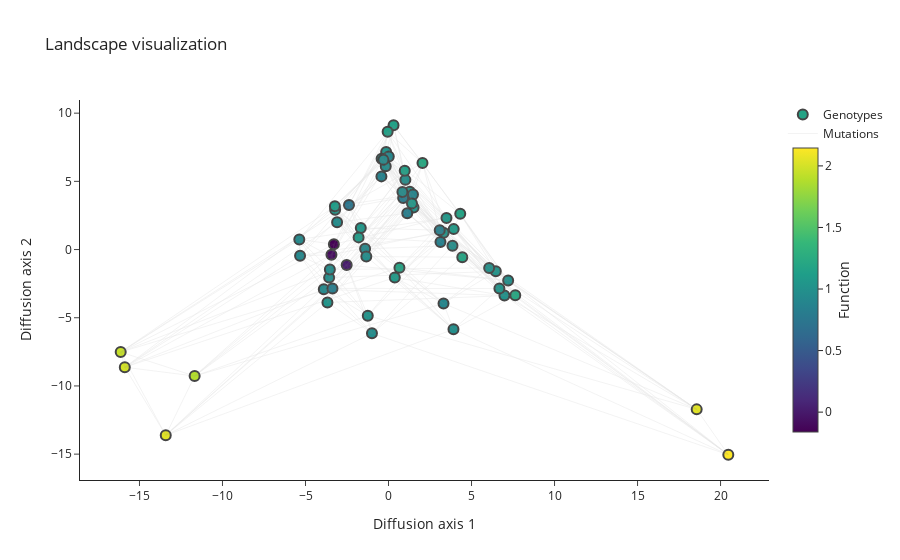

Write notebook code for a chart like this one.
### Markdown cell above
We find only subtle variation in the visualization when compared to modification of the echangeability rates, which control most of the differences between the rates at which different mutations occur. But we can notice now that the 4 low-fitness intermediates that connect the 2 peaks no longer appear aligned, but are slighly separated in pairs towards the different peaks. Lets generate the interactive plot to explore which genotypes are those:

### Code cell
plot.plot_interactive(nodes_df, edges_df=edges_df, nodes_size=10)

### Figure 1 — Plotly figure (JSON) as saved in the notebook; plotly's stock layout.template omitted (floating-point values rounded to 4 significant figures; data arrays with more than 128 entries replaced by an {"elided": "..."} marker saying what was removed)
{"data": [{"hoverinfo": "text", "marker": {"color": [1.176, 1.04, 1.098, 1.224, 1.187, 0.9023, 1.095, 0.9849, 0.9897, 2.041, 1.014, 2.145, 1.076, 1.012, 1.044, 1.033, 1.149, 0.9795, 1.031, 0.9146, 0.7447, 1.065, 1.086, 0.9258, 1.227, 0.8546, 1.005, 0.9813, 1.153, 1.147, 1.015, 1.038, 0.9112, 0.8019, 0.9652, 1.016, 1.123, 1.12, 0.9613, 0.9698, 0.8951, 0.858, 0.8294, 1.195, 0.949, 0.9562, 0.8747, 1.078, -0.1614, 0.9787, -0.08955, 1.039, 1.949, 1.882, 1.997, 2.043, 0.006652, 1.03, 0.9366, 0.9637, 0.9328, 0.964, 0.9187, 0.8274], "colorbar": {"len": 0.8, "thickness": 25, "title": {"side": "right", "text": "Function"}, "xanchor": "left"}, "colorscale": [[0, "#440154"], [0.1111, "#482878"], [0.2222, "#3e4989"], [0.3333, "#31688e"], [0.4444, "#26828e"], [0.5556, "#1f9e89"], [0.6667, "#35b779"], [0.7778, "#6ece58"], [0.8889, "#b5de2b"], [1, "#fde725"]], "line": {"width": 2}, "reversescale": false, "showscale": true, "size": 10}, "mode": "markers", "name": "Genotypes", "text": ["AAA", "AAC", "AAG", "AAT", "ACA", "ACC", "ACG", "ACT", "AGA", "AGC", "AGG", "AGT", "ATA", "ATC", "ATG", "ATT", "CAA", "CAC", "CAG", "CAT", "CCA", "CCC", "CCG", "CCT", "CGA", "CGC", "CGG", "CGT", "CTA", "CTC", "CTG", "CTT", "GAA", "GAC", "GAG", "GAT", "GCA", "GCC", "GCG", "GCT", "GGA", "GGC", "GGG", "GGT", "GTA", "GTC", "GTG", "GTT", "TAA", "TAC", "TAG", "TAT", "TCA", "TCC", "TCG", "TCT", "TGA", "TGC", "TGG", "TGT", "TTA", "TTC", "TTG", "TTT"], "type": "scatter", "x": [4.321, 6.463, 3.926, 7.635, 0.659, 3.313, 0.3777, 3.913, 7.207, 18.56, 6.983, 20.47, 3.492, 6.062, 3.319, 6.68, 0.3038, 1.015, -0.1424, 1.341, -2.38, -1.67, -3.214, -1.41, 2.046, 3.086, 1.198, 3.853, -0.05286, 0.9779, -0.4159, 1.285, 0.0167, 0.8805, -0.167, 1.51, -3.231, -1.802, -3.096, -1.337, 1.475, 3.13, 1.129, 4.443, -0.3063, 0.8381, -0.4266, 1.414, -3.29, -3.577, -3.436, -3.678, -16.13, -11.68, -15.88, -13.42, -2.519, -1.249, -3.899, -0.997, -5.373, -3.532, -5.327, -3.376], "y": [2.629, -1.599, 1.498, -3.356, -1.341, -3.952, -2.051, -5.851, -2.278, -11.72, -3.373, -15.05, 2.32, -1.346, 1.239, -2.861, 9.113, 5.108, 7.146, 3.734, 3.269, 1.582, 2.918, 0.05098, 6.345, 1.418, 3.89, 0.2839, 8.633, 5.783, 6.659, 4.241, 6.818, 3.771, 6.115, 3.087, 3.172, 0.892, 1.996, -0.5156, 4.032, 0.5575, 2.667, -0.5565, 6.584, 4.228, 5.365, 3.385, 0.383, -2.058, -0.3846, -3.878, -7.517, -9.274, -8.627, -13.61, -1.137, -4.849, -2.919, -6.143, 0.7437, -1.462, -0.4569, -2.851]}, {"hoverinfo": "none", "line": {"color": "#888", "width": 0.5}, "mode": "lines", "name": "Mutations", "opacity": 0.2, "type": "scatter", "x": {"elided": "864 float values"}, "y": {"elided": "864 float values"}}], "layout": {"hovermode": "closest", "scene": {"xaxis": {"title": {"text": "Diffusion axis 1"}}, "yaxis": {"title": {"text": "Diffusion axis 2"}}}, "title": {"text": "Landscape visualization"}, "xaxis": {"title": {"text": "Diffusion axis 1"}}, "yaxis": {"title": {"text": "Diffusion axis 2"}}}}
